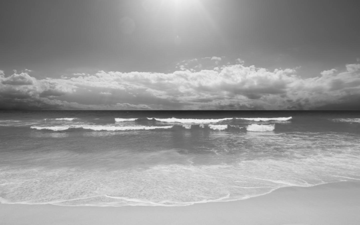
#> input picture Ocean.bmp, 360 x 225 px
$ python Assign1_Problem1_pythonCode.py
#> lines starting #> are read from the running program, lines starting #| are printed output that depends on the picture
from PIL import Image
import numpy as np
import math
import matplotlib.pyplot as plt
# g = input("Enter file name: ")
# print (g)
def slope(a,b,c,d):
    deltaY= d-b
    deltaX= c-a
    return deltaY/deltaX
def y_intercept(a,b,s):
    x=s*a
    y= b-x
    return y
def open_image():
    val = input("Enter your image path: ")
    image = Image.open(val)
    oceanArray = np.array(image)#return an array of the image
    return oceanArray
def computeContrast(a,b,c,d,s):
#> called with a = 70, b = 20, c = 140, d = 240, s = 'Ocean.bmp'
    image = Image.open(s)
#> image is the input picture: PIL image 360x225 L; min 33, max 241, mean 153.1
    oceanArray = np.array(image)#return an array of the image
    newOceanArray = np.zeros((oceanArray.shape[0],oceanArray.shape[1]))
    y1intercept = y_intercept(0,0,slope(0,0,a,b))
    y2intercept = y_intercept(a,b,slope(a,b,c,d)) #slope 1.4
    y3intercept = y_intercept(c,d,slope(c,d,255,255))
    for row in range(0,len(oceanArray)):
        for col in range(0,len(oceanArray[row])):
            if (oceanArray[row][col]>c):
                newValue=(((slope(c,d,255,255))*oceanArray[row][col])+ y3intercept)
                newOceanArray[row][col]=newValue
            elif(oceanArray[row][col]<=c and oceanArray[row][col]>a):
                s2= slope(a,b,c,d)
                newValue=((s2*oceanArray[row][col])+y2intercept)
                newOceanArray[row][col]=newValue
            elif(oceanArray[row][col]<=a):
                newValue=((slope(0,0,a,b))*oceanArray[row][col]+y1intercept)
                newOceanArray[row][col]=newValue
#> this loop made 225 passes
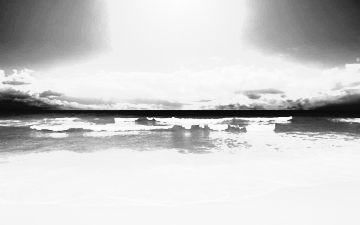
#> newOceanArray: shape (225, 360) float64; min 9.43, max 253.2, mean 205.1
    plt.imshow(newOceanArray,cmap="gray")
    plt.imsave("Ocean_b.bmp",newOceanArray,cmap="gray")
    uniqueList = range(256)
    co_occurrence_size=(len(uniqueList))+1
    co_occurrence_matrix = np.zeros((co_occurrence_size,co_occurrence_size))
    for j in range(1,len(co_occurrence_matrix)):
        i=j-1
        co_occurrence_matrix[0][j]=uniqueList[i]
    for i in range(1,len(co_occurrence_matrix)):
        k=i-1
        co_occurrence_matrix[i][0]=uniqueList[k]
    southIndex=-1
    northIndex=-1
    for row in range(0,len(newOceanArray)):
        for col in range(0,len(newOceanArray[row])):
            southRow=row+1
            if(southRow<len(newOceanArray)):
                #do co-occurrence logic
                northValue=math.floor(newOceanArray[row][col] )
                southValue=math.floor(newOceanArray[southRow][col])
                #loop to get index of each in co-occurrence
                for k in range (1,len(co_occurrence_matrix)):
                    if (co_occurrence_matrix[0][k]==southValue):
                        southIndex=k
                        break
                for n in range(1,len(co_occurrence_matrix)):
                    if (co_occurrence_matrix[n][0]==northValue):
                        northIndex=n
                        break
                if(northIndex!=-1 and southIndex !=-1):
                    co_occurrence_matrix[northIndex][southIndex]=co_occurrence_matrix[northIndex][southIndex]+1
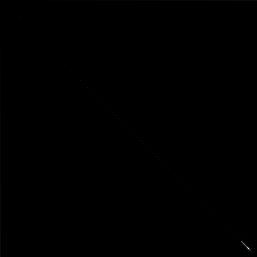
#> co_occurrence_matrix: shape (257, 257) float64; min 0, max 5817, mean 2.2; drawn with min black and max white
                    #print (co_occurrence_matrix[northIndex][southIndex])
    contrastResult=0
    for row in range(1,len( co_occurrence_matrix)):
        for col in range(1,len( co_occurrence_matrix[row])):
            contrastResult+=co_occurrence_matrix[row][col]*((co_occurrence_matrix[0][col]-co_occurrence_matrix[row][0])*(co_occurrence_matrix[0][col]-co_occurrence_matrix[row][0]))
    print(contrastResult)
#| 23386619.0
    file=open("contrast.txt","a+")
    file.write("Contrast Ocean_b: %d\r\n"%(contrastResult))
    file.close()

#computeContrast(30,20,180,230,"Ocean.bmp")
computeContrast(70,20,140,240,"Ocean.bmp")
